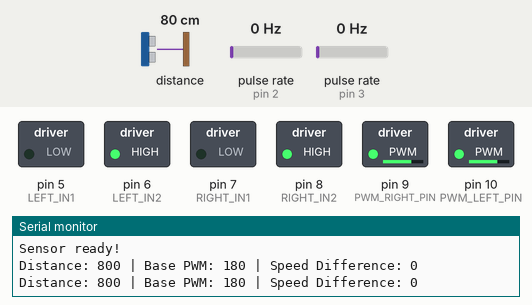
This sketch was run on a simulated Arduino Uno, built with avr-gcc and run on an emulated ATmega328P. Shown: switched loads named in the sketch (green lamp = pin HIGH), the last lines printed to the serial monitor. Wiring (inferred from the names in the program): 2 × pulse sensor: data pin 2 / data pin 3. The test bench sets the inputs (shaded band); at power-on: distance to the obstacle 80 cm, pulse rate (sensors on pin 2, pin 3) 0 Hz.

Above: at 1.2 s.
1.3 s: distance to the obstacle set to 33 cm
2.8 s: distance to the obstacle set to 26 cm
At 4.44 s:
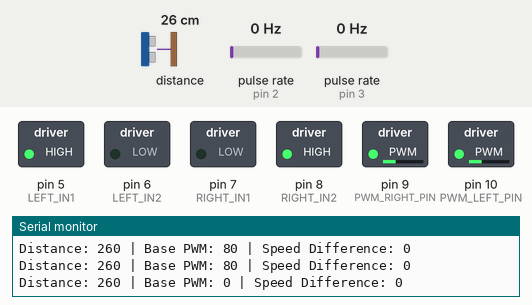
At 5.2 s:
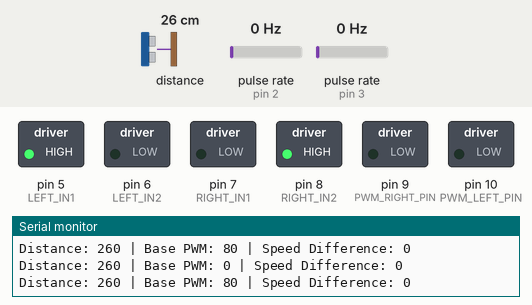
Timing chart, 0 to 11.8 s (numbered marks = the images above; inputs shaded):
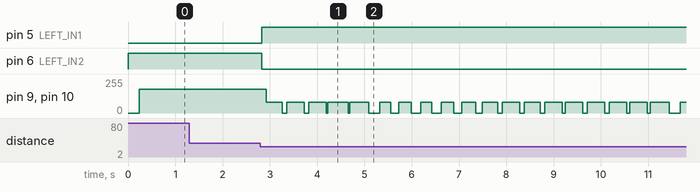

Measured:
- the behaviour switches between 31 and 30 cm on distance to the obstacle (found by bisection; images 0 and 1)
- after the input at 2.8 s, pin 5 (LEFT_IN1): LOW → HIGH at once; pin 6 (LEFT_IN2): HIGH → LOW at once; pin 9 (PWM_RIGHT_PIN), pin 10 (PWM_LEFT_PIN): 180/255 → 80/255 after 0.13 s, → 0/255 0.33 s later, → 80/255 0.10 s later, → 0/255 0.37 s later, … (39 changes in this stretch)

The sketch:

BUDDYV0.ino
```cpp
#include <Wire.h>
#include <VL53L1X.h>

VL53L1X sensor;

// ===============PIN SETTUP ============
const int RIGHT_IN1 = 7;
const int RIGHT_IN2 = 8;

const int LEFT_IN1 = 5;
const int LEFT_IN2 = 6;

const int PWM_RIGHT_PIN = 9;
const int PWM_LEFT_PIN = 10;

const int ENCODER_LEFT = 3;
const int ENCODER_RIGHT = 2;


// ================= ENCODERS =================

volatile long leftCount = 0;
volatile long rightCount = 0;

long previousLeftCount = 0;
long previousRightCount = 0;

void countLeft() {
  leftCount++;
}
void countRight() {
  rightCount++;
}


//============ Proportional Control ========= //
const float Kp = 0.1;
unsigned long lastControlTime = 0;
const int CONTROL_INTERVAL = 200;

int baseCommandPWM = 0;

int leftMeasuredSpeed = 0;
int rightMeasuredSpeed = 0;
int speedDifference = 0;

int leftPWM = 0;
int rightPWM = 0;


enum MotionState {
  STRAIGHT,
  TURN_LEFT,
  STOPPED
};

MotionState currentState = STOPPED;

unsigned long stateStartTime = 0;
const unsigned long TURN_DURATION = 400;

const unsigned long TELEMETRY_INTERVAL = 500;
unsigned long lastTelemetryTime = 0;


void setup() {
  Serial.begin(9600);      //starts Serial which is how arduino comunicates with computer
  Wire.begin();            //    starts the wire which automatically wrires stuff i think
  sensor.setTimeout(500);  // not sure what this line does

  //MOTOR PIN SETTUPS
  pinMode(RIGHT_IN1, OUTPUT);
  pinMode(RIGHT_IN2, OUTPUT);

  pinMode(LEFT_IN1, OUTPUT);
  pinMode(LEFT_IN2, OUTPUT);

  pinMode(PWM_RIGHT_PIN, OUTPUT);
  pinMode(PWM_LEFT_PIN, OUTPUT);

  pinMode(ENCODER_LEFT, INPUT_PULLUP);
  pinMode(ENCODER_RIGHT, INPUT_PULLUP);

  // Motor direction
  digitalWrite(RIGHT_IN1, LOW);
  digitalWrite(RIGHT_IN2, HIGH);

  digitalWrite(LEFT_IN1, LOW);
  digitalWrite(LEFT_IN2, HIGH);

  // =========== INITIALIZE VL53L1X ============
  if (!sensor.init()) {
    Serial.println("Sensor not detected!");
    while (1)
      ;
  }

  // Configure distance measurements
  sensor.setDistanceMode(VL53L1X::Long);
  sensor.setMeasurementTimingBudget(50000);

  // Take a measurement every 100 ms
  sensor.startContinuous(100);
  Serial.println("Sensor ready!");


  //==========ATTACH INTERRUPT TO THE TWO ENCODER PINS==========
  attachInterrupt(
    digitalPinToInterrupt(ENCODER_LEFT),
    countLeft,
    RISING);

  attachInterrupt(
    digitalPinToInterrupt(ENCODER_RIGHT),
    countRight,
    RISING);
}

void Telemetry(long leftCount, long rightCount, int distance) {
  unsigned long currentTime = millis();

  if (currentTime - lastTelemetryTime >= TELEMETRY_INTERVAL) {
    lastTelemetryTime = currentTime;

    Serial.print("Distance: ");
    Serial.print(distance);
    // Motor feedback
    Serial.print(" | Base PWM: ");
    Serial.print(baseCommandPWM);

    Serial.print(" | Speed Difference: ");
    Serial.print(speedDifference);
    Serial.println();
  }
}
int readDistance() {
  uint16_t distance = sensor.read();

  if (sensor.timeoutOccurred()) {
    Serial.println("Sensor timeout!");
    return 0;
  } else {

    return distance;
  }
}

void updateDriveState(int distance) {

  if (distance == 0) {
    currentState = STOPPED;
    baseCommandPWM = 0;
    return;
  }

  if (currentState == TURN_LEFT) {
    return;
  }

  if (distance <= 300) {
    currentState = TURN_LEFT;
    stateStartTime = millis();
    baseCommandPWM = 80;
  } else {
    currentState = STRAIGHT;
    baseCommandPWM = 180;
  }
}

void drivingState() {

  switch (currentState) {

    case STRAIGHT:
      {
        // Both motors forward
        digitalWrite(RIGHT_IN1, LOW);
        digitalWrite(RIGHT_IN2, HIGH);

        digitalWrite(LEFT_IN1, LOW);
        digitalWrite(LEFT_IN2, HIGH);

        analogWrite(PWM_LEFT_PIN, leftPWM);
        analogWrite(PWM_RIGHT_PIN, rightPWM);
        break;
      }

    case TURN_LEFT:
      {
        // Check how long we've been turning
        unsigned long elapsed = millis() - stateStartTime;

        if (elapsed >= TURN_DURATION) {
          currentState = STOPPED;
          baseCommandPWM = 0;
          leftPWM = 0;
          rightPWM = 0;

          analogWrite(PWM_LEFT_PIN, 0);
          analogWrite(PWM_RIGHT_PIN, 0);
        }

        else {
          // Left motor reverse
          digitalWrite(LEFT_IN1, HIGH);
          digitalWrite(LEFT_IN2, LOW);

          // Right motor forward
          digitalWrite(RIGHT_IN1, LOW);
          digitalWrite(RIGHT_IN2, HIGH);

          analogWrite(PWM_LEFT_PIN, leftPWM);
          analogWrite(PWM_RIGHT_PIN, rightPWM);
        }

        break;
      }

    case STOPPED:
      analogWrite(PWM_LEFT_PIN, 0);
      analogWrite(PWM_RIGHT_PIN, 0);
      break;
  }
}

void speedPorpotionalController(unsigned long currentTime) {
  if (currentTime - lastControlTime < CONTROL_INTERVAL) {
    return;
  }

  lastControlTime = currentTime;

  //measure wheel speed
  long leftSnapshot;
  long rightSnapshot;

  noInterrupts();
  leftSnapshot = leftCount;
  rightSnapshot = rightCount;
  interrupts();

  leftMeasuredSpeed = leftSnapshot - previousLeftCount;
  rightMeasuredSpeed = rightSnapshot - previousRightCount;

  //calculate the error
  speedDifference = leftMeasuredSpeed - rightMeasuredSpeed;

  if (currentState == STOPPED) {
    leftPWM = 0;
    rightPWM = 0;
  } else if (currentState == TURN_LEFT) {
    leftPWM = baseCommandPWM;
    rightPWM = baseCommandPWM;
  } else {
    float correction = Kp * speedDifference;

    leftPWM = constrain(baseCommandPWM - correction, 0, 255);
    rightPWM = constrain(baseCommandPWM + correction, 0, 255);
  }


  previousRightCount = leftSnapshot;
  previousLeftCount = rightSnapshot;
}


void loop() {
  int distance = readDistance();
  unsigned long currentTime = millis();

  updateDriveState(distance);
  speedPorpotionalController(currentTime);
  drivingState();

  Telemetry(leftCount, rightCount, distance);
}
```
